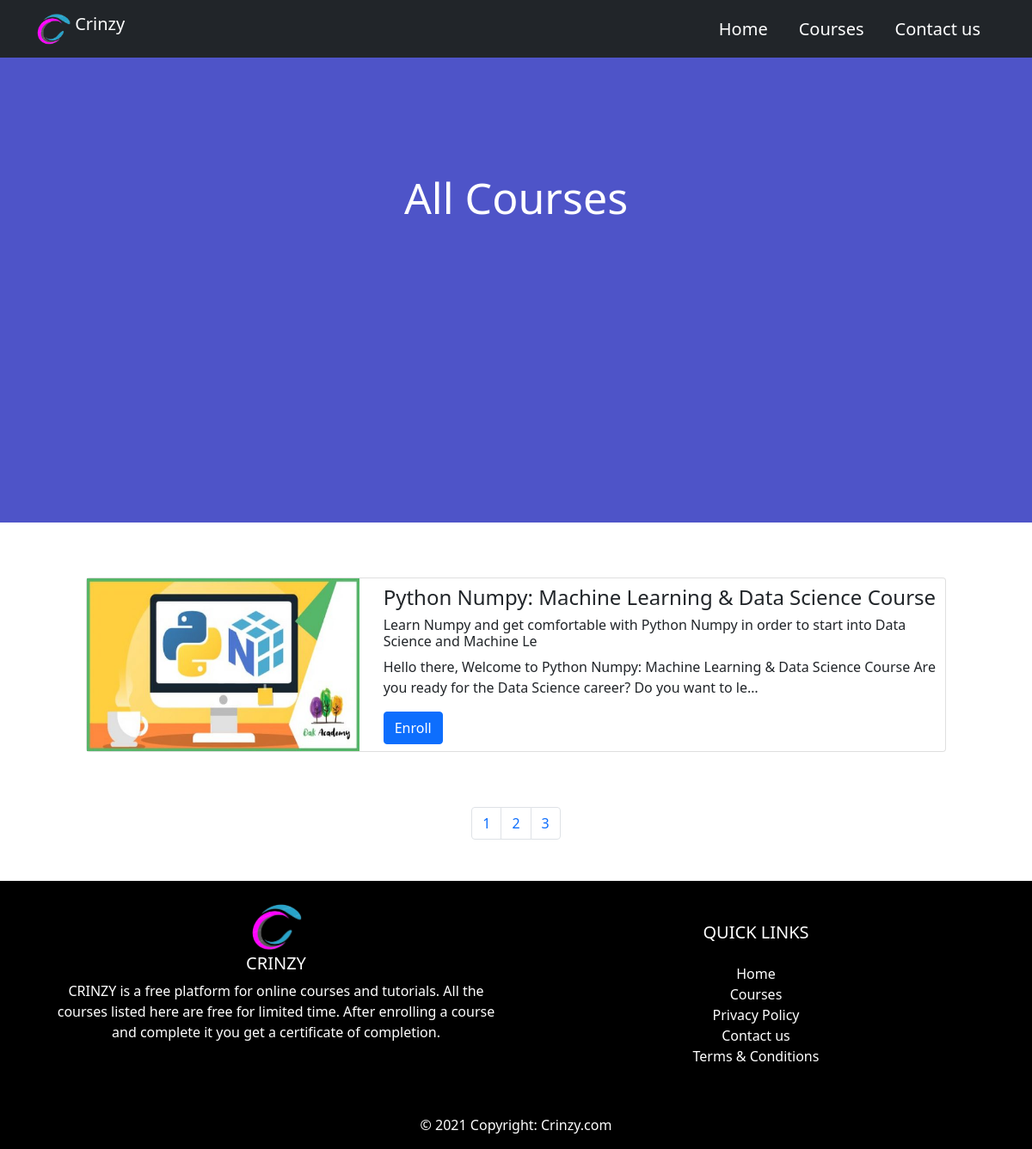
Page /2/ on the committed database.
### mainpage/models.py (models this page shows, shortened)
class Courses(models.Model):
    title = models.CharField(max_length = 100)
    subtitle = models.CharField(max_length = 100,default = "")
    description = models.TextField()
    image = models.ImageField(upload_to = 'img/images/')
    url = models.URLField(blank = True)
    popular = models.BooleanField(default = False)
    dateofcourse = models.DateTimeField(default = datetime.now())

### mainpage/views.py (the view)
# urls.py: path('<int:tin>/',views.moretest,name = 'moretest'),
def moretest(request,tin):
    n = len(Courses.objects.all())
    con = Courses.objects.all()[::-1]
    p = int(n/3)
    if tin ==1:
        course = con[:p+1]
    if tin ==2:
        course = con[p+1:p*2+1]
    if tin ==3:
        course = con[p*2+1:]
    return render(request,'resources/test2.html',{'course' : course})

### mainpage/templates/resources/test2.html (shortened to what this page needs)
{% extends 'resources/basic.html' %} {% block content %} {% load static %}
<div class="back-hd">
    <div class="context">
        <h1> All Courses</h1>
    </div>
    <div class="area">
        <ul class="circles">
        </ul>
    </div>
</div>
<div class="container-fluid my-5">
    {% for cour in course %}
    <div class="container-fluid py-3">
        <div class="card mx-auto" data-aos="fade-up">
            <div class="row ">
                <div class="col-md-6 col-lg-4">
                    <img src="{{ cour.image.url }}" class="w-100 h-100">
                </div>
                <div class="col-md-6 col-lg-8  py-2">
                    <div class="card-block px-1">
                        <h4 class="card-title">{{ cour.title }}</h4>
                        <h6 class="card-title">{{ cour.subtitle }}</h6>
                        <p class="card-text">{{ cour.description|safe|truncatechars:150 }}</p>
                        <a href="{%url 'blog' cour.id %}" class="btn btn-primary">Enroll</a>
                    </div>
                </div>
            </div>
        </div>
    </div>
    {% endfor %}
</div>
<div class="container mx-auto mb-5 ">
    <ul class="pagination ">
        <li class="page-item"><a class="page-link" href="{% url 'moretest' 1 %}">1</a></li>
        <li class="page-item"><a class="page-link" href="{% url 'moretest' 2 %}">2</a></li>
        <li class="page-item"><a class="page-link" href="{% url 'moretest' 3 %}">3</a></li>
    </ul>
</div>
{% endblock %}

### mainpage/static/main.css (style rules this page uses)
.card { max-width: 1000px!important; }
.pagination { justify-content: center; }
.context { width: 100%; position: absolute; top: 25vh; }
.context h1 { text-align: center; color: #fff; font-size: 50px; }
.area { background: #4e54c8; background: -webkit-linear-gradient(to left, #8f94fb, #4e54c8); width: 100%; height: 70vh; }
.circles { position: absolute; top: 0; left: 0; width: 100%; height: 100%; overflow: hidden; }

### rows in the picture
Courses: image (picture), title "Python Numpy: Machine Learning & Data Science Course", subtitle "Learn Numpy and get comfortable with Python Numpy in order to start into Data Science and Machine Le", description "Hello there, Welcome to Python Numpy: Machine Learning & Data Science Course Are you ready for the Data Science career? Do you want to le…"
